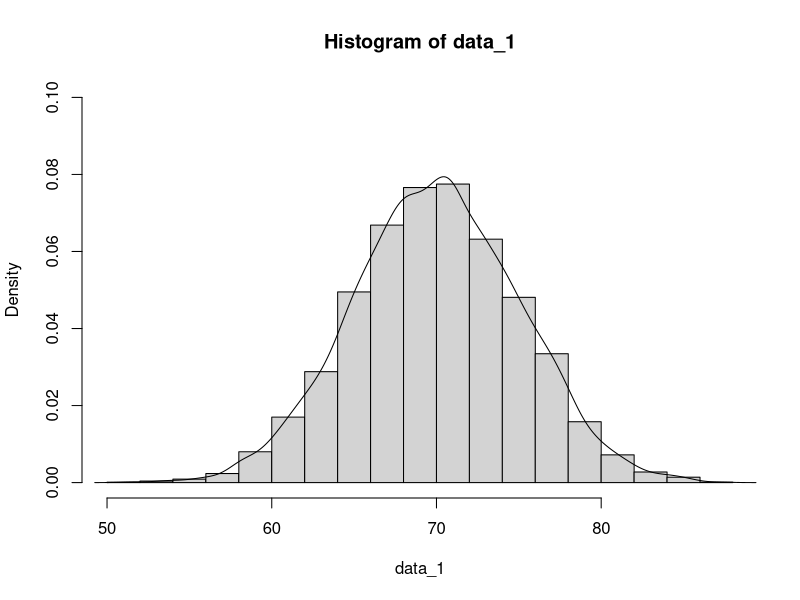
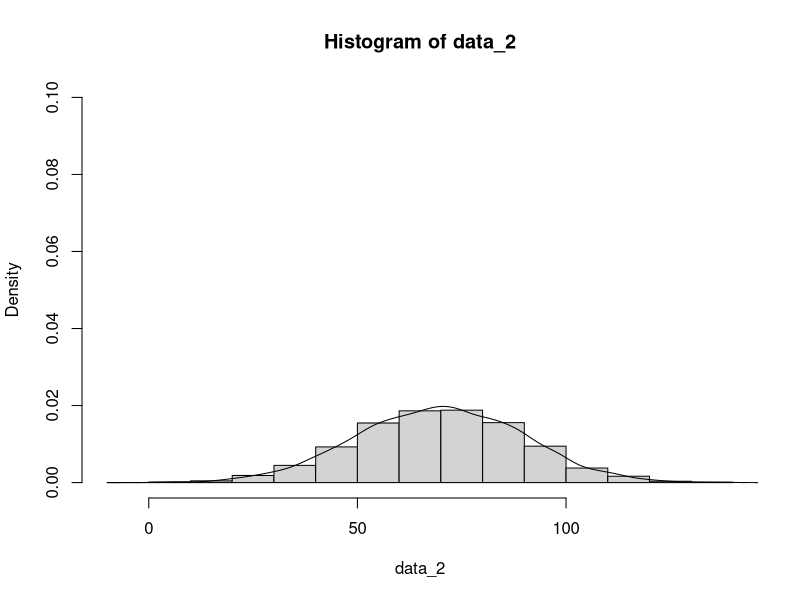

R code for these plots, in order:
## ---- chunk 1
library(ggplot2)
## ---- chunk 2
pnorm(75,70,10)
## ---- chunk 3
pnorm(60,70,10)
## ---- chunk 4
pnorm(75, 70, 10) - pnorm(60, 70, 10)
## ---- chunk 5
(1 - pnorm(85, 70, 10)) + pnorm(65, 70, 10)
## ---- chunk 6
qnorm(0.9911, 40, 6)
## ---- chunk 7
qnorm((1 - 0.7995), 40, 6)
## ---- chunk 8
data_1 <- rnorm(10000, 70, 5)

hist(data_1, prob=TRUE, ylim=c(0,0.1))
lines(density(data_1))
## ---- chunk 9
data_2 <- rnorm(10000, 70, 20)

hist(data_2, prob = TRUE, ylim = c(0,0.1))
lines(density(data_2))
